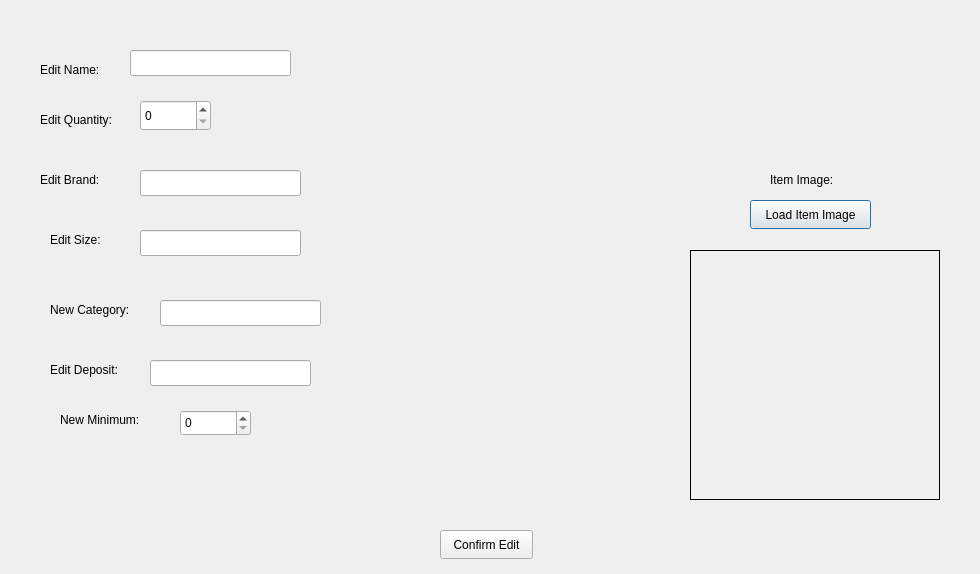
<?xml version="1.0" encoding="UTF-8"?>
<ui version="4.0">
 <class>UpdateItemDIalogue</class>
 <widget class="QDialog" name="UpdateItemDIalogue">
  <property name="geometry">
   <rect>
    <x>0</x>
    <y>0</y>
    <width>980</width>
    <height>574</height>
   </rect>
  </property>
  <property name="minimumSize">
   <size>
    <width>600</width>
    <height>500</height>
   </size>
  </property>
  <property name="windowTitle">
   <string>Dialog</string>
  </property>
  <widget class="QLabel" name="lblItemName">
   <property name="geometry">
    <rect>
     <x>140</x>
     <y>20</y>
     <width>101</width>
     <height>20</height>
    </rect>
   </property>
   <property name="text">
    <string/>
   </property>
  </widget>
  <widget class="QLabel" name="lblQuantity">
   <property name="geometry">
    <rect>
     <x>40</x>
     <y>110</y>
     <width>91</width>
     <height>20</height>
    </rect>
   </property>
   <property name="text">
    <string>Edit Quantity:</string>
   </property>
  </widget>
  <widget class="QLabel" name="lblImage">
   <property name="geometry">
    <rect>
     <x>690</x>
     <y>250</y>
     <width>250</width>
     <height>250</height>
    </rect>
   </property>
   <property name="frameShape">
    <enum>QFrame::Shape::Panel</enum>
   </property>
   <property name="text">
    <string/>
   </property>
  </widget>
  <widget class="QSpinBox" name="sbQuantity">
   <property name="geometry">
    <rect>
     <x>140</x>
     <y>100</y>
     <width>71</width>
     <height>31</height>
    </rect>
   </property>
  </widget>
  <widget class="QLineEdit" name="txtName">
   <property name="geometry">
    <rect>
     <x>130</x>
     <y>50</y>
     <width>161</width>
     <height>26</height>
    </rect>
   </property>
  </widget>
  <widget class="QPushButton" name="btnLoadItemImage">
   <property name="geometry">
    <rect>
     <x>750</x>
     <y>200</y>
     <width>121</width>
     <height>29</height>
    </rect>
   </property>
   <property name="text">
    <string>Load Item Image</string>
   </property>
  </widget>
  <widget class="QPushButton" name="btnConfirmEdit">
   <property name="geometry">
    <rect>
     <x>440</x>
     <y>530</y>
     <width>93</width>
     <height>29</height>
    </rect>
   </property>
   <property name="text">
    <string>Confirm Edit</string>
   </property>
  </widget>
  <widget class="QLabel" name="label">
   <property name="geometry">
    <rect>
     <x>770</x>
     <y>170</y>
     <width>101</width>
     <height>20</height>
    </rect>
   </property>
   <property name="text">
    <string>Item Image:</string>
   </property>
  </widget>
  <widget class="QLabel" name="label_3">
   <property name="geometry">
    <rect>
     <x>40</x>
     <y>60</y>
     <width>91</width>
     <height>20</height>
    </rect>
   </property>
   <property name="text">
    <string>Edit Name:</string>
   </property>
  </widget>
  <widget class="QLabel" name="lblItemBrand">
   <property name="geometry">
    <rect>
     <x>110</x>
     <y>160</y>
     <width>101</width>
     <height>20</height>
    </rect>
   </property>
   <property name="text">
    <string/>
   </property>
  </widget>
  <widget class="QLabel" name="label_5">
   <property name="geometry">
    <rect>
     <x>40</x>
     <y>170</y>
     <width>91</width>
     <height>20</height>
    </rect>
   </property>
   <property name="text">
    <string>Edit Brand:</string>
   </property>
  </widget>
  <widget class="QLineEdit" name="txtBrand">
   <property name="geometry">
    <rect>
     <x>140</x>
     <y>170</y>
     <width>161</width>
     <height>26</height>
    </rect>
   </property>
  </widget>
  <widget class="QLabel" name="label_6">
   <property name="geometry">
    <rect>
     <x>50</x>
     <y>230</y>
     <width>91</width>
     <height>20</height>
    </rect>
   </property>
   <property name="text">
    <string>Edit Size:</string>
   </property>
  </widget>
  <widget class="QLineEdit" name="txtSize">
   <property name="geometry">
    <rect>
     <x>140</x>
     <y>230</y>
     <width>161</width>
     <height>26</height>
    </rect>
   </property>
  </widget>
  <widget class="QLabel" name="label_8">
   <property name="geometry">
    <rect>
     <x>50</x>
     <y>300</y>
     <width>111</width>
     <height>20</height>
    </rect>
   </property>
   <property name="text">
    <string>New Category:</string>
   </property>
  </widget>
  <widget class="QLabel" name="lblItemBrand_2">
   <property name="geometry">
    <rect>
     <x>170</x>
     <y>330</y>
     <width>101</width>
     <height>20</height>
    </rect>
   </property>
   <property name="text">
    <string/>
   </property>
  </widget>
  <widget class="QLineEdit" name="txtCategory">
   <property name="geometry">
    <rect>
     <x>160</x>
     <y>300</y>
     <width>161</width>
     <height>26</height>
    </rect>
   </property>
  </widget>
  <widget class="QLabel" name="label_10">
   <property name="geometry">
    <rect>
     <x>50</x>
     <y>360</y>
     <width>91</width>
     <height>20</height>
    </rect>
   </property>
   <property name="text">
    <string>Edit Deposit:</string>
   </property>
  </widget>
  <widget class="QLabel" name="lblItemDeposit">
   <property name="geometry">
    <rect>
     <x>150</x>
     <y>420</y>
     <width>101</width>
     <height>20</height>
    </rect>
   </property>
   <property name="text">
    <string/>
   </property>
  </widget>
  <widget class="QLineEdit" name="txtDeposit">
   <property name="geometry">
    <rect>
     <x>150</x>
     <y>360</y>
     <width>161</width>
     <height>26</height>
    </rect>
   </property>
  </widget>
  <widget class="QSpinBox" name="sbMinimumStock">
   <property name="geometry">
    <rect>
     <x>180</x>
     <y>410</y>
     <width>71</width>
     <height>26</height>
    </rect>
   </property>
  </widget>
  <widget class="QLabel" name="label_12">
   <property name="geometry">
    <rect>
     <x>60</x>
     <y>410</y>
     <width>111</width>
     <height>20</height>
    </rect>
   </property>
   <property name="text">
    <string>New Minimum:</string>
   </property>
  </widget>
 </widget>
 <resources/>
 <connections/>
</ui>
